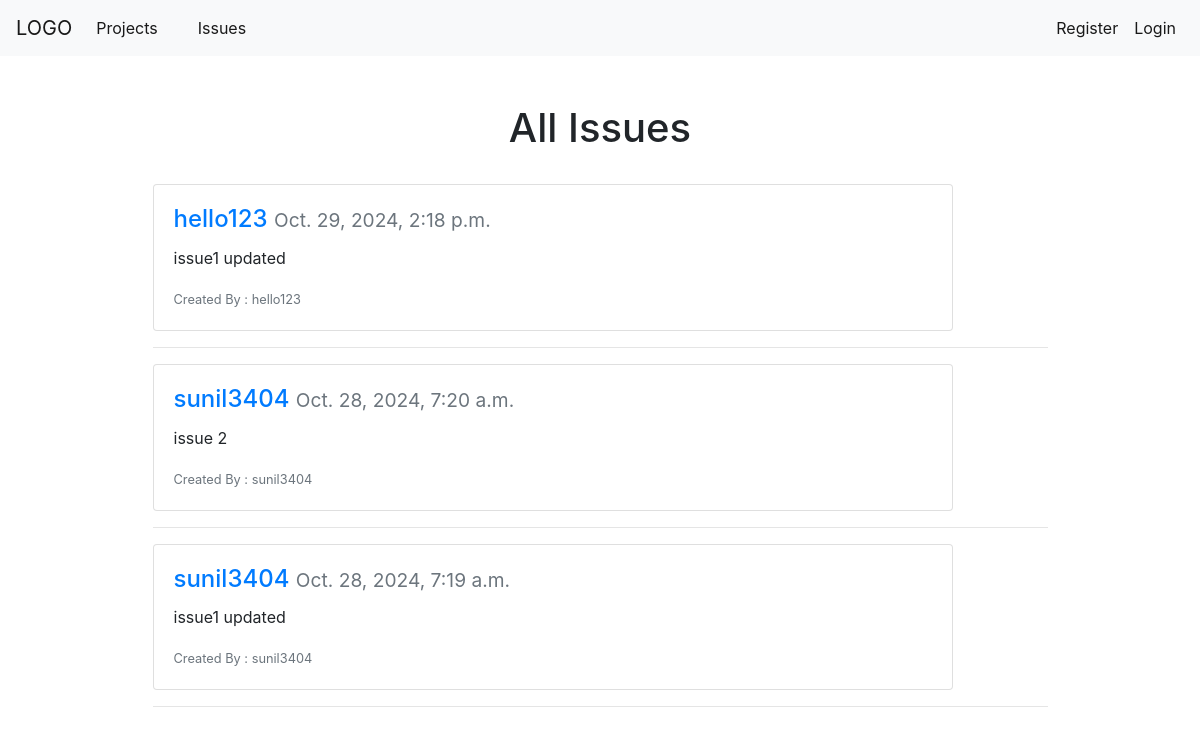
Before: / with the older database file.
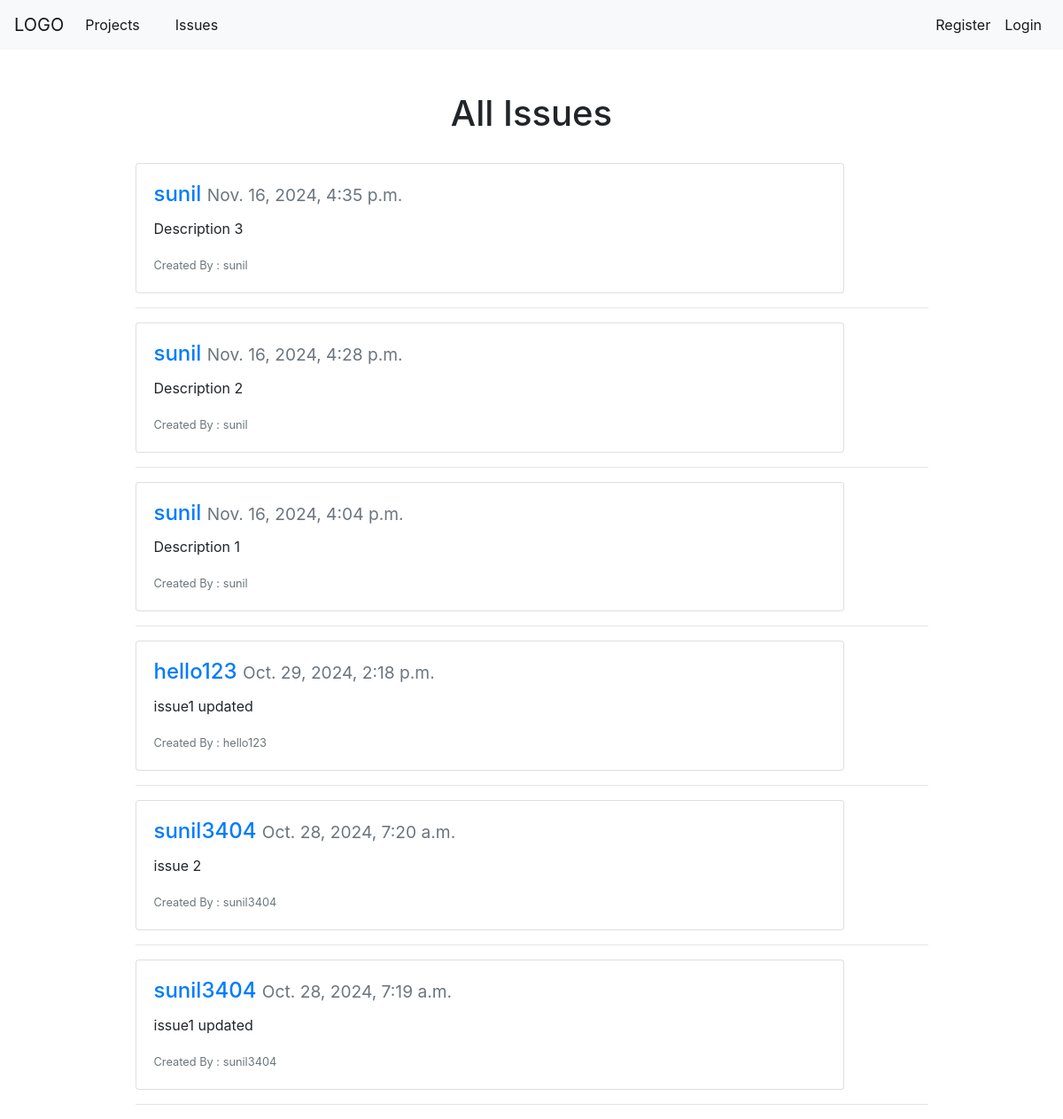
After: the same page with the newer database file.
### jira/models.py (models this page shows, shortened)
class JiraIssue(models.Model):
	name = models.CharField(max_length=250)
	detail = models.TextField()
	status = models.CharField(max_length = 50, choices=status, default="new")
	assigned_to=models.ForeignKey(User, null=True, on_delete=models.CASCADE)
	date_created = models.DateTimeField(auto_now_add=True)
	date_updated = models.DateTimeField(auto_now=True)
	class Meta:
		ordering = ['-date_updated']

### jira/views.py (the view)
# urls.py: path("", views.jira_home, name='jira-home'),
def jira_home(request):
	context = {
		'issues' : JiraIssue.objects.all()
	}
	return render(request, 'jira/home.html', context)

### jira/templates/jira/home.html
{% extends 'base.html' %}
{% block content %}
	<div class ="container col-10">
		<br>
		<div class = 'container text-center'>
			<h1> All Issues </h1>
		</div>
		<br>
		{% for issue in issues %}
			<div class="card" style="width: 50rem">
			  <div class="card-body">
			    <h4 class="card-title"><a href="{% url 'show-issues' %}">{{ issue.assigned_to }} </a><small class='text-muted'> {{ issue.date_updated}} </small></h4>
			    <p class="card-text">{{ issue.detail}}</p>
			    <small class="text-muted"> Created By : {{ issue.assigned_to}}</small>
			  </div>
			</div>
			<hr>
		{% endfor %}
	</div>
{% endblock %}

Changed rows visible on the page:
added JiraIssue: assigned_to "sunil", date_updated "Nov. 16, 2024, 4:35 p.m.", detail "Description 3"
added JiraIssue: assigned_to "sunil", date_updated "Nov. 16, 2024, 4:28 p.m.", detail "Description 2"
added JiraIssue: assigned_to "sunil", date_updated "Nov. 16, 2024, 4:04 p.m.", detail "Description 1"
